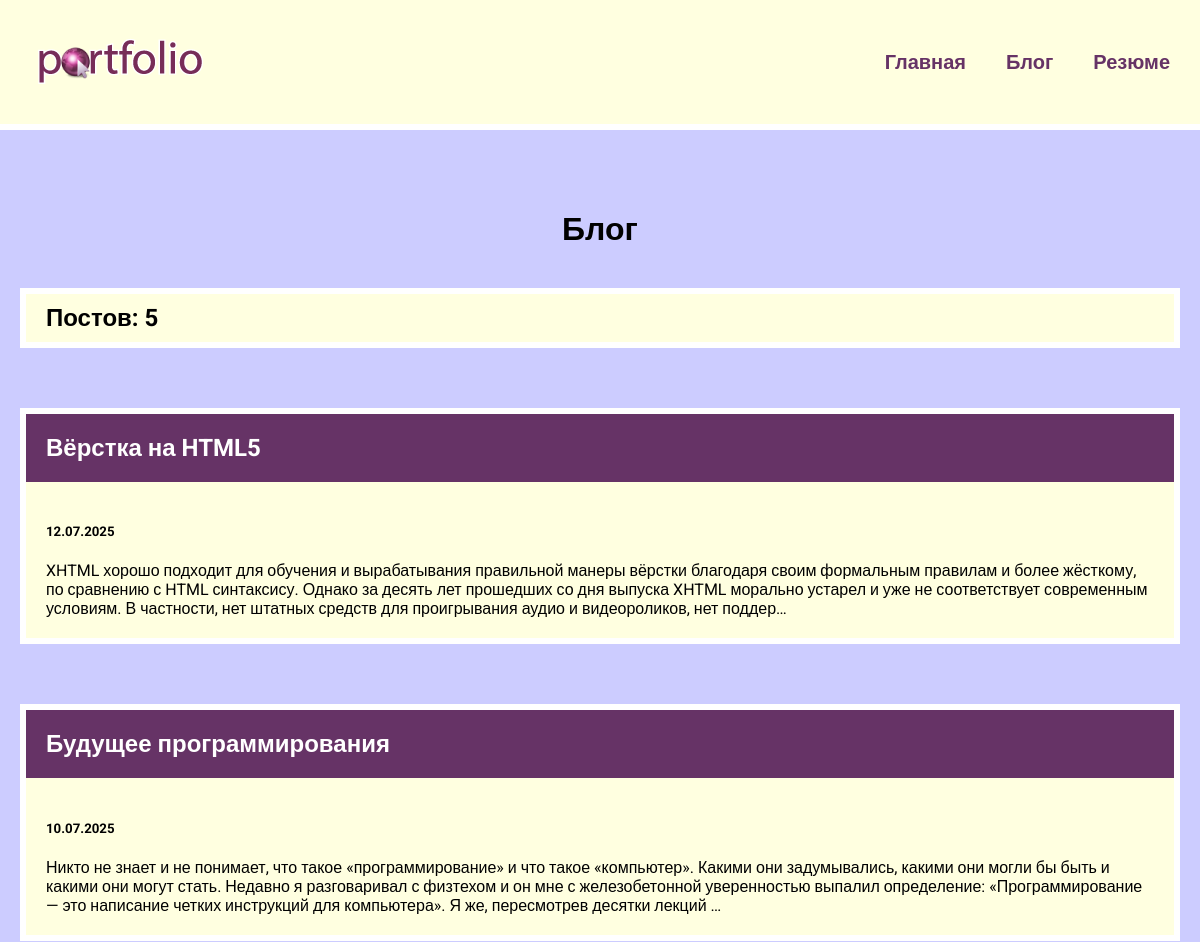
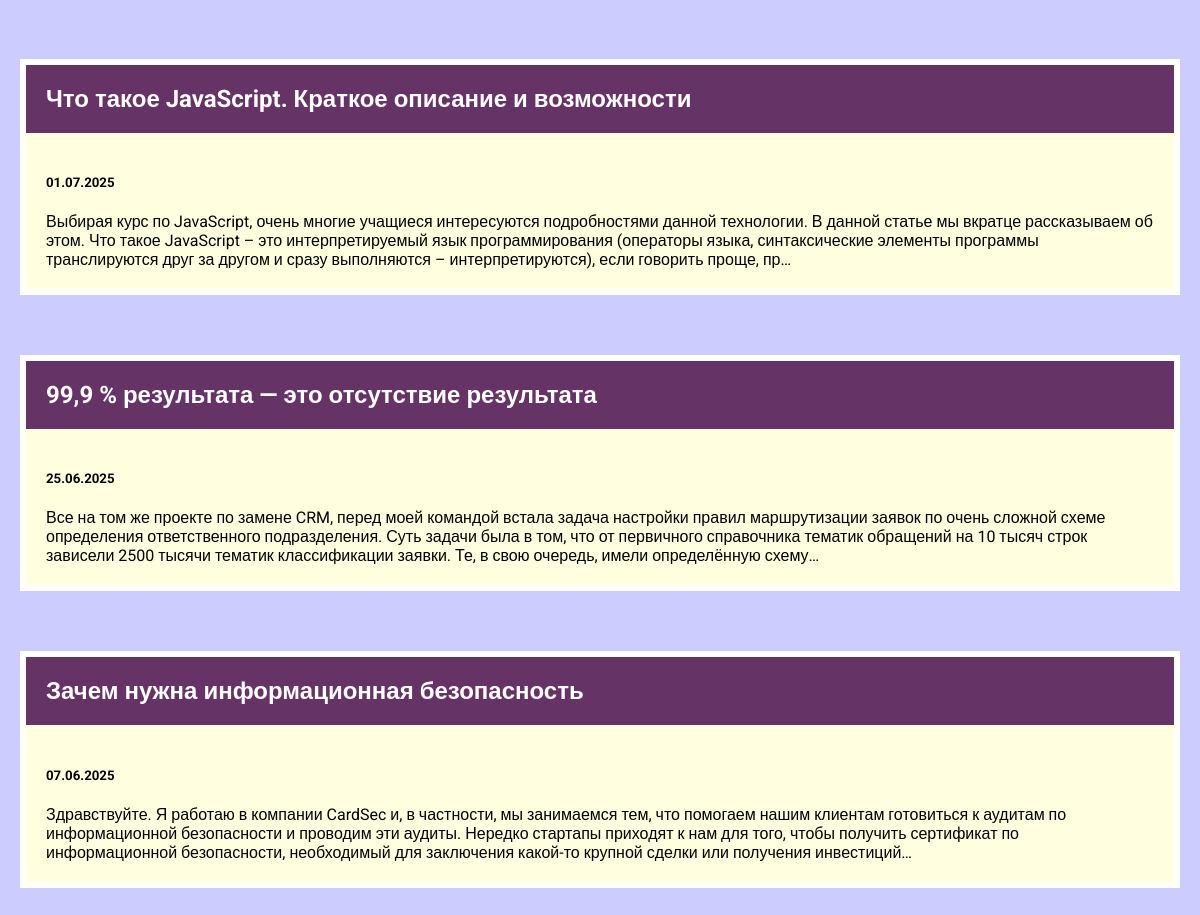
Screenshot of /blog/ with the database file from the repository (2 pictures, top to bottom).
### blog/models.py (models this page shows, shortened)
class Blog(models.Model):
    title = models.CharField(max_length=200)
    description = models.TextField()
    date = models.DateField()

### blog/views.py (the view)
# urls.py: path('', views.blogs, name="blogs"),
def blogs(request):
    blogs = Blog.objects.order_by('-date')
    return render(request, "blog/blogs.html", {"blogs": blogs})

### blog/templates/blog/blogs.html
{% extends 'skills/base.html' %}
{% block content %}
<h1>Блог</h1>
<h2 class="count">Постов: {{ blogs.count }}</h2>
{% for blog in blogs %}
<div class="element">
    <h2 class="top">
        <a href="{% url 'detail' blog.id %}">{{ blog.title }}</a>
    </h2>
    <div class="blog_text">
        <h5>{{ blog.date|date:'d.m.Y' }}</h5>
        <div>{{ blog.description|striptags|truncatechars:360 }}</div>
    </div>
</div>
{% endfor %}
{% endblock %}

### skills/static/css/style.css (style rules this page uses)
body { font-family: "Roboto", sans-serif; background: #CCCCFF; padding: 0; margin: 0; }
.element, .count { flex-basis: 360px; background: lightyellow; border: 6px solid #FFF; margin-bottom: 60px; }
h1 { text-align: center; margin: 60px 0 40px; }
h2 { text-align: center; margin: 20px 0; }
.top { background: #663366; margin: 0; }
.top a { color: #FFF; text-decoration: none; padding: 20px; display: block; text-align: left; }
.blog_text { padding: 20px; box-sizing: border-box; }
.count { padding: 10px 20px; box-sizing: border-box; text-align: left; }

### rows the page displays
Blog: title "Вёрстка на HTML5", date "12.07.2025", description "XHTML хорошо подходит для обучения и вырабатывания правильной манеры вёрстки благодаря своим формальным правилам и более жёсткому, по сравнению с HTML синтаксису. Однако за десять лет прошедших со дня выпуска XHTML морально устарел и уже не соответствует современным условиям. В частности, нет штатных средств для проигрывания аудио и видеороликов, нет поддер…"
Blog: title "Будущее программирования", date "10.07.2025", description "Никто не знает и не понимает, что такое «программирование» и что такое «компьютер». Какими они задумывались, какими они могли бы быть и какими они могут стать. Недавно я разговаривал с физтехом и он мне с железобетонной уверенностью выпалил определение: «Программирование — это написание четких инструкций для компьютера». Я же, пересмотрев десятки лекций …"
Blog: title "Что такое JavaScript. Краткое описание и возможности", date "01.07.2025", description "Выбирая курс по JavaScript, очень многие учащиеся интересуются подробностями данной технологии. В данной статье мы вкратце рассказываем об этом. Что такое JavaScript – это интерпретируемый язык программирования (операторы языка, синтаксические элементы программы транслируются друг за другом и сразу выполняются – интерпретируются), если говорить проще, пр…"
Blog: title "99,9 % результата — это отсутствие результата", date "25.06.2025", description "Все на том же проекте по замене CRM, перед моей командой встала задача настройки правил маршрутизации заявок по очень сложной схеме определения ответственного подразделения. Суть задачи была в том, что от первичного справочника тематик обращений на 10 тысяч строк зависели 2500 тысячи тематик классификации заявки. Те, в свою очередь, имели определённую схему…"
Blog: title "Зачем нужна информационная безопасность", date "07.06.2025", description "Здравствуйте. Я работаю в компании CardSec и, в частности, мы занимаемся тем, что помогаем нашим клиентам готовиться к аудитам по информационной безопасности и проводим эти аудиты. Нередко стартапы приходят к нам для того, чтобы получить сертификат по информационной безопасности, необходимый для заключения какой-то крупной сделки или получения инвестиций…"

### other values shown
{{ blogs.count }} "5"
